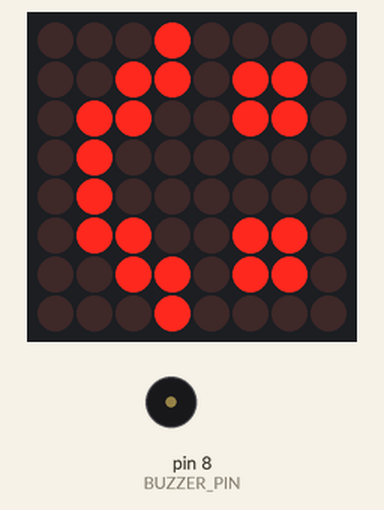
This sketch was run on a simulated Arduino Uno, built with avr-gcc and run on an emulated ATmega328P. On the bench: 8×8 LED matrix, buzzer (waves = sounding).

Above: at 0.1 s.
At 1.19 s:
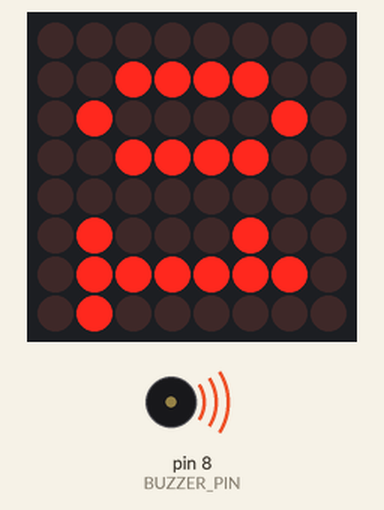
At 15.8 s:
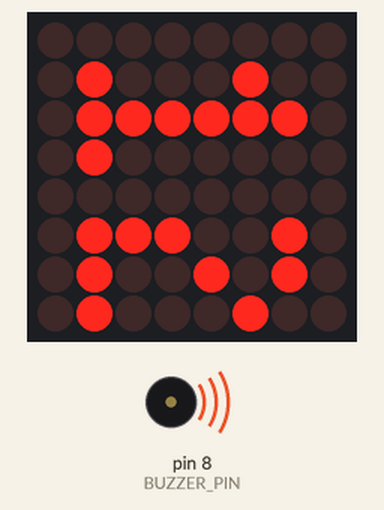
At 34.0 s:
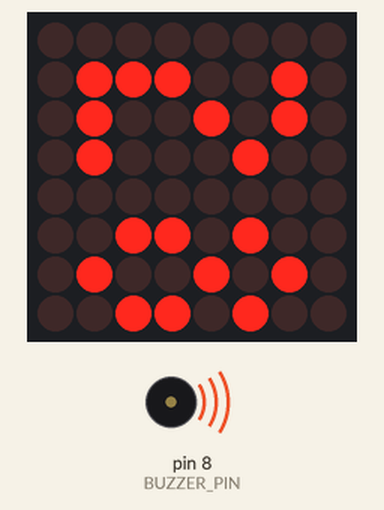
Timing chart, 0 to 40.0 s (numbered marks = the images above):
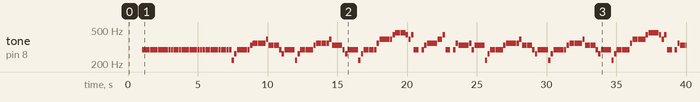

Measured:
- by itself, tone on pin 8 (BUZZER_PIN): plays 294 Hz for 0.36 s, 294 Hz for 0.17 s, 294 Hz for 0.36 s, 294 Hz for 0.17 s, 294 Hz for 0.36 s, 294 Hz for 0.17 s … (135 notes in this stretch)
- what the display in image 1 shows lasts 1.2 s, from 1.0 s to 2.2 s

The sketch:

2-led-matrix.ino
```cpp
// LED Matrix
// Bitte lest die readme.md für Informationen und Bilder.

// Installiert die LedControl-Bibliothek über den Bibliotheksverwalter.
#include "LedControl.h"

// Wir brauchen einen LedControl, um damit zu arbeiten
// Pin 10: LOAD, Pin 11: CLK, Pin 12: DataIn
LedControl led = LedControl(12, 11, 10);
const int ADR = 0;
const uint8_t BUZZER_PIN = 8; // Buzzer an Pin 8

// Frequenzen der Töne, die wir brauchen:
const int T_PS = 0, T_A0 = 220, T_C1 = 262, T_D1 = 294, T_E1 = 330, T_F1 = 349, T_G1 = 392, T_A1 = 440, T_B1 = 466;

// Länge der Töne (Ganze Note = 1,5 sek)
const int L1 = 1500, L2 = L1 / 2, L4 = L2 / 2, L8 = L4 / 2;

void setup() {
  pinMode(BUZZER_PIN, OUTPUT);
  led.shutdown(ADR, false); // MAX72XX aufwecken
  led.setIntensity(ADR, 8); // Helligkeit auf Mittelwert setzen
  led.clearDisplay(ADR); // Display löschen

  zeigeStartbild();
  delay(1000);
}


void loop() {
  takt( 1); ton(T_D1, L4); ton(T_D1, L8); ton(T_D1, L4); ton(T_D1, L8);
  takt( 2); ton(T_D1, L4); ton(T_D1, L8); ton(T_D1, L8); ton(T_D1, L8); ton(T_D1, L8);
  takt( 1); ton(T_D1, L4); ton(T_D1, L8); ton(T_D1, L4); ton(T_D1, L8);
  takt( 2); ton(T_D1, L4); ton(T_D1, L8); ton(T_D1, L8); ton(T_D1, L8); ton(T_D1, L8);
  takt( 3); ton(T_D1, L4); ton(T_D1, L8); ton(T_D1, L4); ton(T_D1, L8);
  takt( 4); ton(T_D1, L4); ton(T_D1, L8); ton(T_D1, L8); ton(T_A0, L8); ton(T_C1, L8);
  takt( 5); ton(T_D1, L4); ton(T_D1, L4); ton(T_D1, L8); ton(T_E1, L8);
  takt( 6); ton(T_F1, L4); ton(T_F1, L4); ton(T_F1, L8); ton(T_G1, L8);
  takt( 7); ton(T_E1, L4); ton(T_E1, L4); ton(T_D1, L8); ton(T_C1, L8);
  takt( 8); ton(T_D1, L2); ton(T_A0, L8); ton(T_C1, L8);
  takt( 9); ton(T_D1, L4); ton(T_D1, L4); ton(T_D1, L8); ton(T_E1, L8);
  takt(10); ton(T_F1, L4); ton(T_F1, L4); ton(T_F1, L8); ton(T_G1, L8);
  takt(11); ton(T_E1, L4); ton(T_E1, L4); ton(T_D1, L8); ton(T_C1, L8);
  takt(12); ton(T_D1, L2); ton(T_A0, L8); ton(T_C1, L8);
  takt(13); ton(T_D1, L4); ton(T_D1, L4); ton(T_D1, L8); ton(T_F1, L8);
  takt(14); ton(T_G1, L4); ton(T_G1, L4); ton(T_G1, L8); ton(T_A1, L8);
  takt(15); ton(T_B1, L4); ton(T_B1, L4); ton(T_A1, L8); ton(T_G1, L8);
  takt(16); ton(T_A1, L8); ton(T_D1, L4); ton(T_PS, L8); ton(T_D1, L8); ton(T_E1, L8);
  takt(17); ton(T_F1, L4); ton(T_F1, L4); ton(T_G1, L4);
  takt(18); ton(T_A1, L8); ton(T_D1, L4); ton(T_PS, L8); ton(T_D1, L8); ton(T_F1, L8);
  takt(19); ton(T_E1, L4); ton(T_E1, L4); ton(T_F1, L8); ton(T_D1, L8);
  takt(20); ton(T_E1, L2); ton(T_A0, L8); ton(T_C1, L8);
  takt(21); ton(T_D1, L4); ton(T_D1, L4); ton(T_D1, L8); ton(T_E1, L8);
  takt(22); ton(T_F1, L4); ton(T_F1, L4); ton(T_F1, L8); ton(T_G1, L8);
  takt(23); ton(T_E1, L4); ton(T_E1, L4); ton(T_D1, L8); ton(T_C1, L8);
  takt(24); ton(T_D1, L2); ton(T_A0, L8); ton(T_C1, L8);
  takt(25); ton(T_D1, L4); ton(T_D1, L4); ton(T_D1, L8); ton(T_E1, L8);
  takt(26); ton(T_F1, L4); ton(T_F1, L4); ton(T_F1, L8); ton(T_G1, L8);
  takt(27); ton(T_E1, L4); ton(T_E1, L4); ton(T_D1, L8); ton(T_C1, L8);
  takt(28); ton(T_D1, L2); ton(T_A0, L8); ton(T_C1, L8);
  takt(29); ton(T_D1, L4); ton(T_D1, L4); ton(T_D1, L8); ton(T_F1, L8);
  takt(30); ton(T_G1, L4); ton(T_G1, L4); ton(T_G1, L8); ton(T_A1, L8);
  takt(31); ton(T_B1, L4); ton(T_B1, L4); ton(T_A1, L8); ton(T_G1, L8);
  takt(32); ton(T_A1, L8); ton(T_D1, L4); ton(T_PS, L8); ton(T_D1, L8); ton(T_F1, L8);
  takt(33); ton(T_E1, L4); ton(T_E1, L4); ton(T_D1, L8); ton(T_C1, L8);
  takt(34); ton(T_D1, L4); ton(T_D1, L4); ton(T_E1, L4);
  takt(35); ton(T_F1, L4); ton(T_F1, L8); ton(T_F1, L8); ton(T_E1, L4);
  takt(36); ton(T_D1, L2); ton(T_PS, L4);
  takt(37); ton(T_PS, L4); ton(T_PS, L4); ton(T_PS, L4);
  takt(38); ton(T_PS, L4); ton(T_PS, L4); ton(T_PS, L4);
}

void ton(int welcher, int wieLang)
{
  if (welcher == T_PS) {
    noTone(BUZZER_PIN);
    delay(wieLang);
  }
  else
  {
    tone(BUZZER_PIN, welcher);
    delay(wieLang - 20);
    noTone(BUZZER_PIN);
    delay(20);
  }
}

// Macht ein Metronom aus LED 1 und LED 2
void takt(int nummer) {
  zeigeZahl(nummer);
}

void zeigeStartbild() {
  const char* zeilen[] = {
    "                ",
    "  [][]    [][]  ",
    "  [][]    [][]  ",
    "                ",
    "[][]        [][]",
    "  [][]    [][]  ",
    "    [][][][]    ",
    "                "
  };
  zeigeBild(zeilen);
}

void zeigeBild(const char* zeilen[]) {
  for (int y = 0; y < 8; y++)
  {
    for (int x = 0; x < 8; x++)
    {
      char c = zeilen[y][x * 2];
      led.setLed(ADR, x, 7 - y, c != ' ');
    }
  }
}

void zeigeZahl(int zahl)
{
  int links = zahl < 10 ? 0 : zahl / 10;
  int rechts = zahl % 10;

  zeigeZiffer(links, true);
  zeigeZiffer(rechts, false);
}

void zeigeZiffer(int ziffer, bool links) {
  const char* zahlen[] = {
    "        ", "        ", "        ", "        ", "        ", "        ", "        ", "        ", "        ", "        ",
    "    []  ", "    []  ", "  [][]  ", "  [][]  ", "  []  []", "  [][][]", "    [][]", "  [][][]", "    []  ", "    []  ",
    "  []  []", "  [][]  ", "      []", "      []", "  []  []", "  []    ", "  []    ", "      []", "  []  []", "  []  []",
    "  []  []", "    []  ", "    []  ", "  [][]  ", "  []  []", "  [][]  ", "  [][]  ", "      []", "    []  ", "  []  []",
    "  []  []", "    []  ", "  []    ", "      []", "  [][][]", "      []", "  []  []", "    []  ", "  []  []", "    [][]",
    "  []  []", "    []  ", "  []    ", "      []", "      []", "      []", "  []  []", "    []  ", "  []  []", "      []",
    "    []  ", "  [][][]", "  [][][]", "  [][]  ", "      []", "  [][]  ", "    []  ", "  []    ", "    []  ", "  [][]  ",
    "        ", "        ", "        ", "        ", "        ", "        ", "        ", "        ", "        ", "        "
  };

for (int y = 0; y < 8; y++)
  {
    for (int x = 0; x < 4; x++)
    {
      char c = zahlen[y * 10 + ziffer][x * 2];
      led.setLed(ADR, x + (links ? 0 : 4), 7 - y, c != ' ');
    }
  }
}
```
